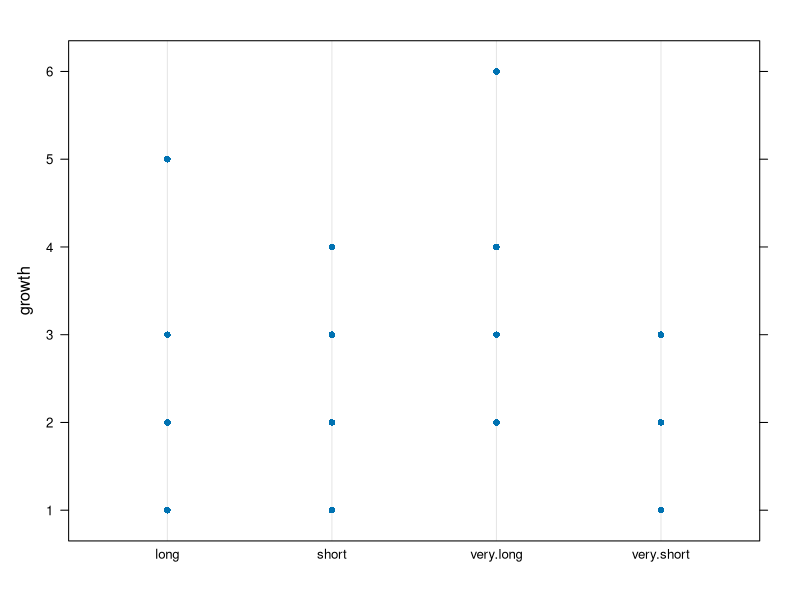
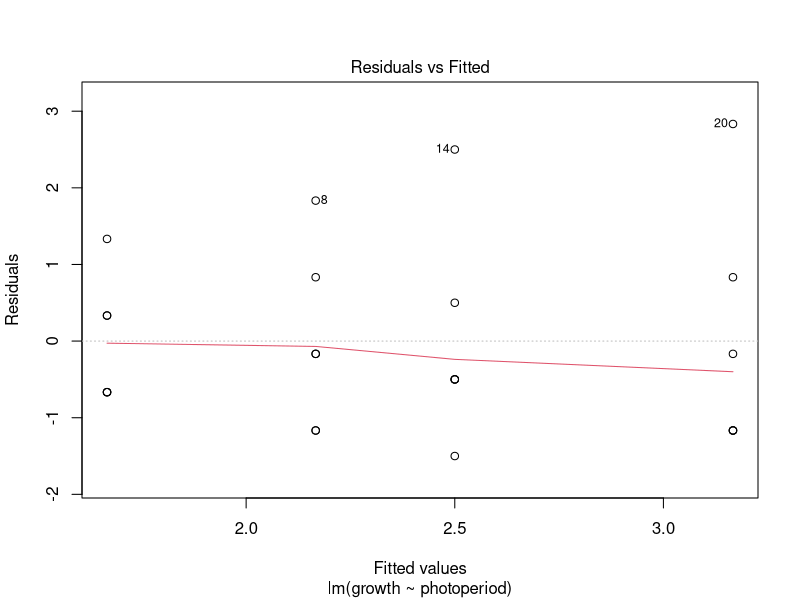
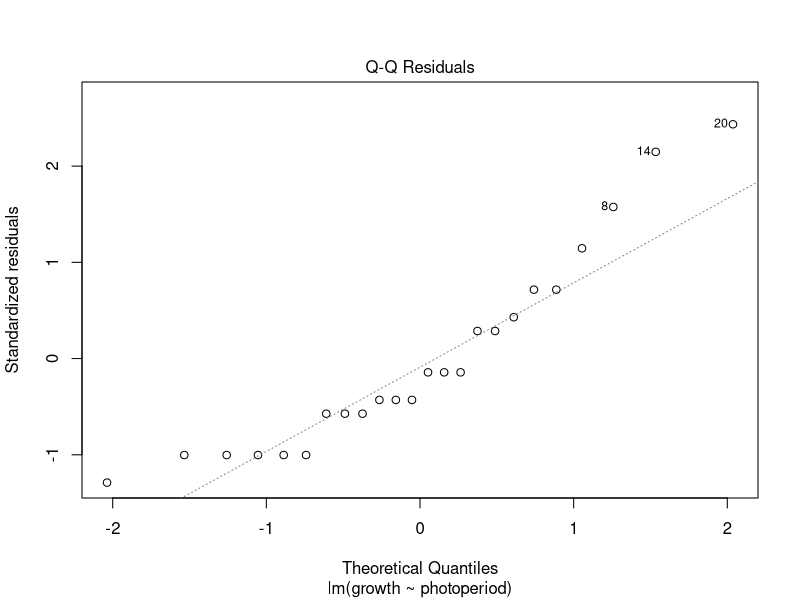
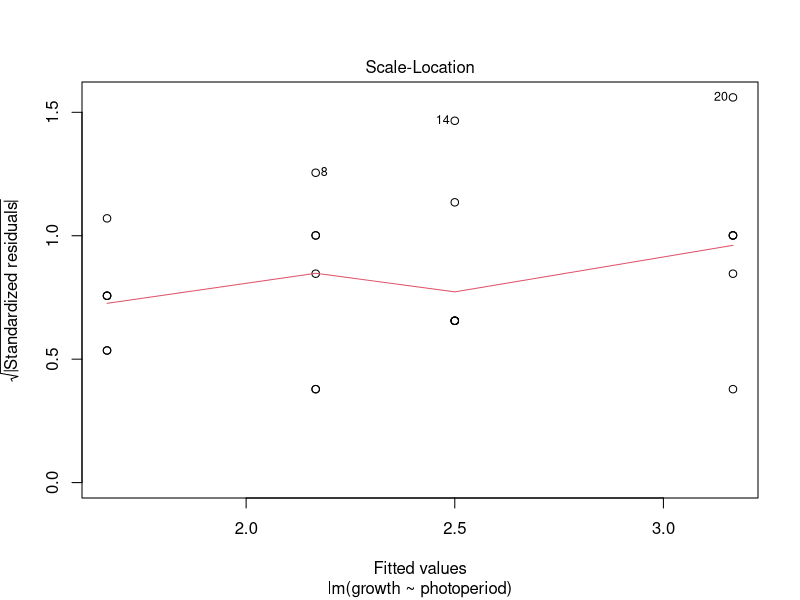
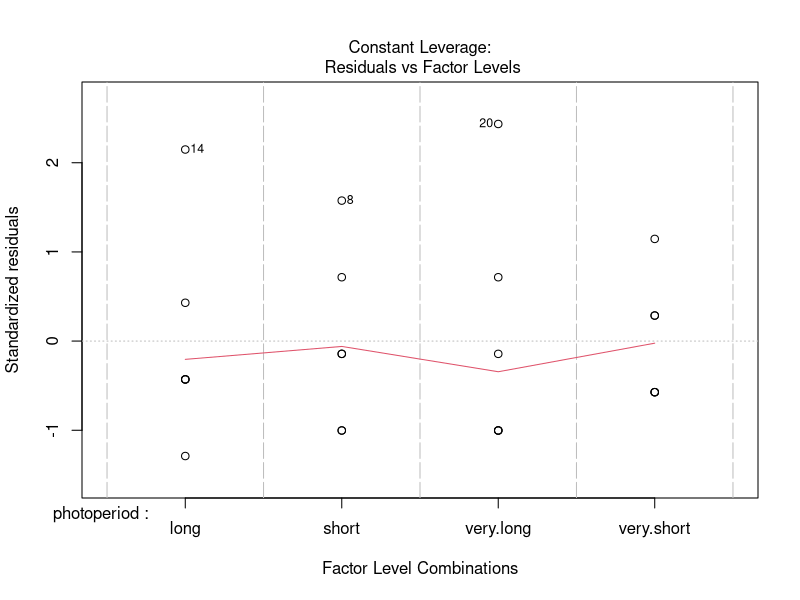

R code for these plots, in order:

library(lattice);

### Using predefined functions lm() and anova() ####################################################
DF.growth <- data.frame(
	growth = c(
		2,3,1,1,2,1,
		3,4,2,1,2,1,
		3,5,1,2,2,2,
		4,6,2,2,2,3
		),
	photoperiod = c(rep("very.short",6),rep("short",6),rep("long",6),rep("very.long",6))
	);
str(DF.growth);
DF.growth;

# plot the fat absorbed data, stratified by fat type:
pdf("exercise-2-4_dotplot-growth.pdf");
dotplot(
	growth ~ photoperiod,
	data = DF.growth
	);
dev.off();

LM.growth <- lm(
	formula = growth ~ photoperiod,
	data    = DF.growth
	);

# generate residual plots for goodness-of-fit diagnostics:
pdf("exercise-2-4_LM-growth.pdf");
plot(LM.growth);
dev.off();

summary(LM.growth);

anova(LM.growth);

### Computing from first principle #################################################################
MAT.growth <- matrix(DF.growth[,'growth'], nrow = 6, ncol = 4);
colnames(MAT.growth) <- c('very.short','short','long','very.long');
MAT.growth;

num.of.groups <- ncol(MAT.growth);
num.of.observations <- nrow(MAT.growth) * ncol(MAT.growth);

colMeans(MAT.growth);
colMeans.MAT.growth <- colMeans(MAT.growth);

within.group.deviations <- t(apply(
	X      = MAT.growth,
	MARGIN = 1,
	FUN    = function(x) { return( x - colMeans.MAT.growth); }
	));
within.group.deviations;

within.group.squared.deviations <- within.group.deviations^2;
within.group.squared.deviations;

SS.within.group <- sum(within.group.squared.deviations);
SS.within.group;

colMeans.MAT.growth;

between.group.deviations <- colMeans.MAT.growth - mean(MAT.growth);
between.group.deviations;

between.group.squared.deviations <- between.group.deviations^2;
between.group.squared.deviations;

SS.between.group <- nrow(MAT.growth) * sum(between.group.squared.deviations);
SS.between.group;

F.statistic <- (SS.between.group/(num.of.groups-1)) / (SS.within.group/(num.of.observations-num.of.groups));
F.statistic;

p.value <- pf(q = F.statistic, df1 = num.of.groups-1, df2 = num.of.observations-num.of.groups, lower.tail = FALSE);
p.value;

### Conclusion #####################################################################################
# The large p-value of 0.2550719 suggests that there is no significant evidence in the data that
# photoperiod does not affect growth.

